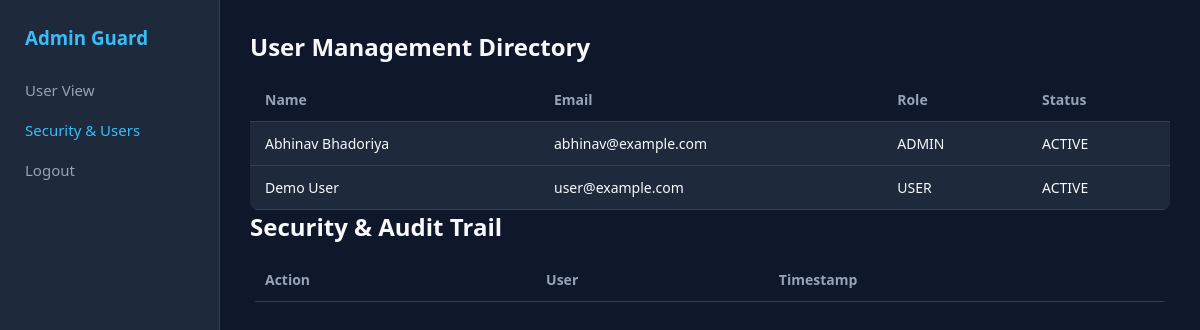
/admin/index.php (signed in), run on the app's committed database.
### tables this page shows
CREATE TABLE IF NOT EXISTS users (
    id INT AUTO_INCREMENT PRIMARY KEY,
    name VARCHAR(100) NOT NULL,
    email VARCHAR(150) UNIQUE NOT NULL,
    password VARCHAR(255) NOT NULL,
    role ENUM('USER', 'ADMIN') DEFAULT 'USER',
    status ENUM('ACTIVE', 'BLOCKED') DEFAULT 'ACTIVE',
    created_at TIMESTAMP DEFAULT CURRENT_TIMESTAMP
);

### admin/index.php (the view, shortened to what this page needs)
<?php
$conn = new mysqli("localhost", "root", "", "finance_management");
$users = $conn->query("SELECT * FROM users");
?>
<!DOCTYPE html>
<html lang="en">
<head>
    <link rel="stylesheet" href="../css/style.css">
</head>
<body>
    <div class="layout">
        <aside class="sidebar">
            <h3>Admin Guard</h3>
            <nav>
                <a href="../dashboard.php">User View</a>
                <a href="index.php" class="active">Security & Users</a>
                <a href="../login.php">Logout</a>
            </nav>
        </aside>
        <main class="content">
            <h2>User Management Directory</h2>
            <table>
                <thead>
                    <tr><th>Name</th><th>Email</th><th>Role</th><th>Status</th></tr>
                </thead>
                <tbody>
                    <?php while($u = $users->fetch_assoc()): ?>
                    <tr>
                        <td><?= htmlspecialchars($u['name']); ?></td>
                        <td><?= htmlspecialchars($u['email']); ?></td>
                        <td><?= $u['role']; ?></td>
                        <td><?= $u['status']; ?></td>
                    </tr>
                    <?php endwhile; ?>
                </tbody>
            </table>
            <h2>Security & Audit Trail</h2>
            <table>
                <thead>
                    <tr><th>Action</th><th>User</th><th>Timestamp</th></tr>
                </thead>
            </table>
        </main>
    </div>
</body>
</html>

### css/style.css (style rules this page uses)
body { background: #0f172a; color: #f8fafc; }
.layout { display: flex; min-height: 100vh; }
.sidebar { width: 220px; background: #1e293b; padding: 25px; border-right: 1px solid #334155; }
.sidebar h3 { color: #38bdf8; margin-bottom: 20px; }
.sidebar nav a { display: block; color: #94a3b8; padding: 10px 0; text-decoration: none; font-size: 15px; }
.sidebar nav a.active, .sidebar nav a:hover { color: #38bdf8; }
.content { flex: 1; padding: 30px; }
table { width: 100%; border-collapse: collapse; margin-top: 15px; background: #1e293b; border-radius: 8px; overflow: hidden; }
th, td { padding: 12px 15px; text-align: left; border-bottom: 1px solid #334155; font-size: 14px; }
th { background: #0f172a; color: #94a3b8; }

### data on the page
users: name "Abhinav Bhadoriya", email "abhinav@example.com", role "ADMIN", status "ACTIVE"
users: name "Demo User", email "user@example.com", role "USER", status "ACTIVE"
